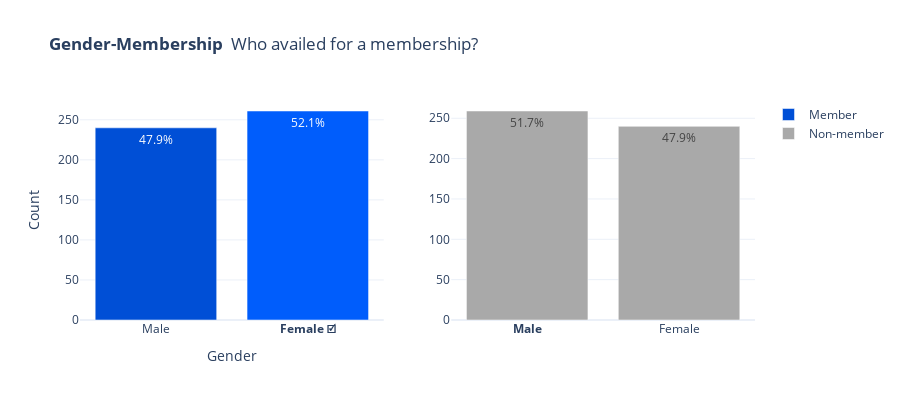

Notebook code for this chart:
### Code cell
# Preparing the Data Frame

gender_customer_type = mod.groupby(['gender', 'customer_type']).size()

# Non-member - Gender, Variable Counts

male_normal = gender_customer_type.loc['Erkek', 'Normal']
female_normal = gender_customer_type.loc['Kadın', 'Normal']

# Member - Gender, Variable Counts

male_member = gender_customer_type.loc['Erkek', 'Üye']
female_member = gender_customer_type.loc['Kadın', 'Üye']

total_non_member =  male_normal + female_normal
total_member = male_member + female_member

# Percentage 

male_normal_percentage = str(round(male_normal / total_member * 100, 2)) + '%'
female_normal_percentage = str(round(female_normal / total_member * 100, 2)) + '%'

male_member_percentage = str(round(male_member / total_member * 100, 2)) + '%'
female_member_percentage = str(round(female_member / total_member * 100, 2)) + '%'

# Create Subplot

fig = make_subplots(
    rows = 1, cols = 2,
    column_widths = [1, 1],
    specs = [[{'type' : 'bar'},{'type' : 'bar'}]]
)

# Member - Gender, Trace

fig.add_trace(go.Bar(
    x = ['Erkek', '<b>Kadın ☑️</b>'],
    y = [male_member, female_member],
    #marker_color = colors_a,
    name = 'Üye',
    text = [male_member_percentage, female_member_percentage],
    marker_color = blue_shades
), row = 1, col = 1)

# Normal - Gender, Trace

fig.add_trace(go.Bar(
    x = ['<b>Erkek</b>','Kadın'],
    y = [male_normal, female_normal],
    name = 'Üye Değil',
    text = [male_normal_percentage, female_normal_percentage],
    marker_color = 'darkgray'#green_shades
), row = 1, col = 2)


# Update traces (Text)

fig.update_traces(
    textposition = 'inside'
)

fig.update_layout(
    title =  '<b> Cinsiyet-Üyelik </b> Kimler üyelikten yararlandı?',
    yaxis_title = 'Count',
    xaxis_title = 'Gender',
    autosize = False,
    height = 400
)

fig.show(config=config)

### Figure 1 — Plotly figure (JSON) as saved in the notebook; plotly's stock layout.template omitted (floating-point values rounded to 4 significant figures)
{"data": [{"marker": {"color": ["#004FD6", "#005DFC", "#0058F0", "#002970", "#0041B0", "#003C61"]}, "name": "Member", "text": ["47.9%", "52.1%"], "textposition": "inside", "type": "bar", "x": ["Male", "<b>Female ☑️</b>"], "xaxis": "x", "y": [240, 261], "yaxis": "y"}, {"marker": {"color": "darkgray"}, "name": "Non-member", "text": ["51.7%", "47.9%"], "textposition": "inside", "type": "bar", "x": ["<b>Male</b>", "Female"], "xaxis": "x2", "y": [259, 240], "yaxis": "y2"}], "layout": {"autosize": false, "height": 400, "title": {"text": "<b> Gender-Membership </b> Who availed for a membership?"}, "xaxis": {"anchor": "y", "domain": [0, 0.45], "title": {"text": "Gender"}}, "xaxis2": {"anchor": "y2", "domain": [0.55, 1]}, "yaxis": {"anchor": "x", "domain": [0, 1], "title": {"text": "Count"}}, "yaxis2": {"anchor": "x2", "domain": [0, 1]}}}
